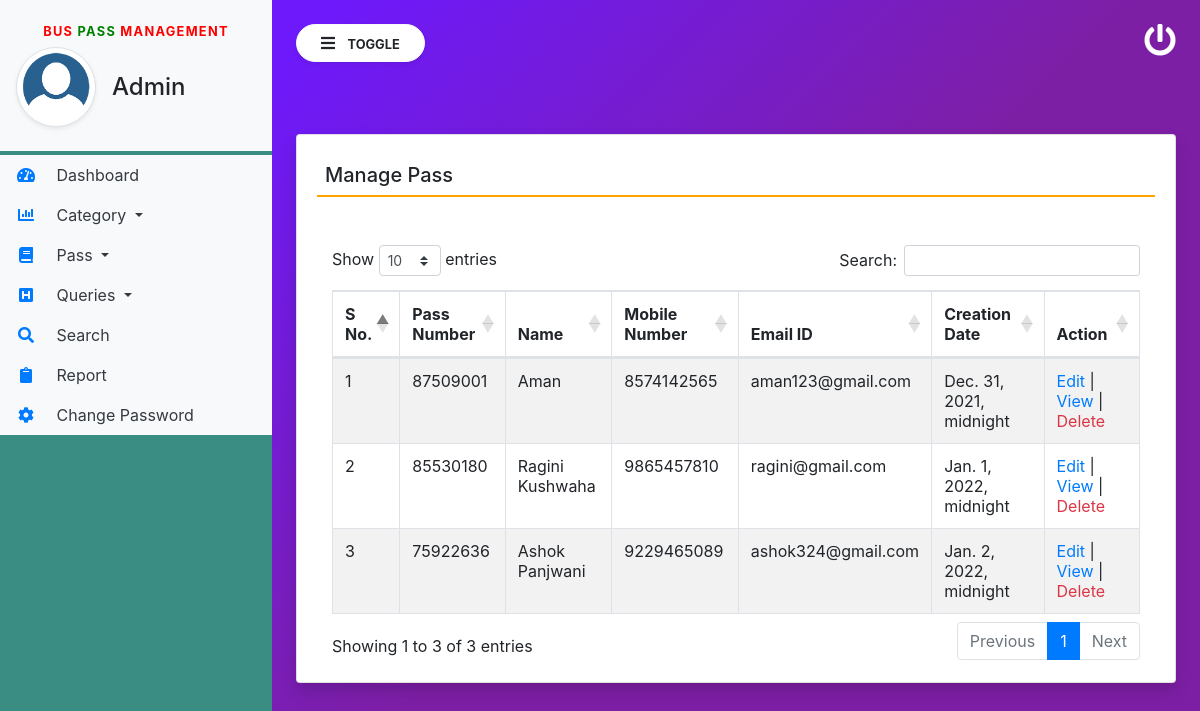
The page /manage_Pass on the database its author committed.
### buspass/models.py (models this page shows, shortened)
class Pass(models.Model):
    PassNumber = models.CharField(max_length=200)
    FullName = models.CharField(max_length=200, null=True)
    ProfileImage = models.FileField(null=True)
    ContactNumber = models.CharField(max_length=15, null=True)
    Email = models.CharField(max_length=100, null=True)
    IdentityType = models.CharField(max_length=200, null=True)
    IdentityCardno = models.CharField(max_length=200, null=True)
    category = models.ForeignKey(Category,on_delete=models.CASCADE)
    Source = models.CharField(max_length=300, null=True)
    Destination = models.CharField(max_length=300, null=True)
    FromDate = models.DateField(null=True)
    ToDate = models.DateField(null=True)
    Cost = models.CharField(max_length=300, null=True)
    PasscreationDate = models.DateTimeField(null=True)

### buspass/views.py (the view)
# urls.py: path('manage_Pass', manage_Pass, name='manage_Pass'),
def manage_Pass(request):
    pas = Pass.objects.all()
    return render(request, 'manage_Pass.html', locals())

### buspass/templates/manage_Pass.html
{% extends 'admin_base.html' %}
{% block main  %}
<div class="card shadow mt-5">
    <div class="card-body">
        <h5 class="p-2" style="border-bottom: 2px solid orange;">Manage Pass</h5>
        <div class="container-fluid mt-5">
            <table id="example" class="table table-striped table-bordered" style="width:100%">
                <thead>
                <tr>
                    <th>S No.</th>
                    <th>Pass Number</th>
                    <th>Name</th>
                    <th>Mobile Number</th>
                    <th>Email ID</th>
                    <th>Creation Date</th>
                    <th>Action</th>
                </tr>
                </thead>
                <tbody>
                  {% for i in pas %}
                <tr>
                    <td>{{forloop.counter}}</td>
                    <td>{{i.PassNumber}}</td>
                    <td>{{i.FullName}}</td>
                    <td>{{i.ContactNumber}}</td>
                    <td>{{i.Email}}</td>
                    <td>{{i.PasscreationDate}}</td>
                    <td><a href="{% url 'edit_Pass' i.id%}" class="text-primary">Edit</a> | <a href="{% url 'view_PassDetails' i.id%}" class="text-primary">View</a> |
                        <a href="{% url 'delete_Pass' i.id%}" class="text-danger" onclick="return confirm('Are You Sure?')">Delete</a>
                    </td>
                </tr>
                  {% endfor %}
                </tbody>
            </table>
        </div>
    </div>
</div>
{% endblock %}

### buspass/static/css/sidebar.css (style rules this page uses)
body { background-image : linear-gradient(135.9deg,rgba(109,25,252,1) 16.4%,rgba(125,31,165,1) 56.1%); min-height:100vh; }

### rows shown on the page
Pass: PassNumber "87509001", FullName "Aman", ContactNumber "8574142565", Email "aman123@gmail.com", PasscreationDate "Dec. 31, 2021, midnight"
Pass: PassNumber "85530180", FullName "Ragini Kushwaha", ContactNumber "9865457810", Email "ragini@gmail.com", PasscreationDate "Jan. 1, 2022, midnight"
Pass: PassNumber "75922636", FullName "Ashok Panjwani", ContactNumber "9229465089", Email "ashok324@gmail.com", PasscreationDate "Jan. 2, 2022, midnight"
